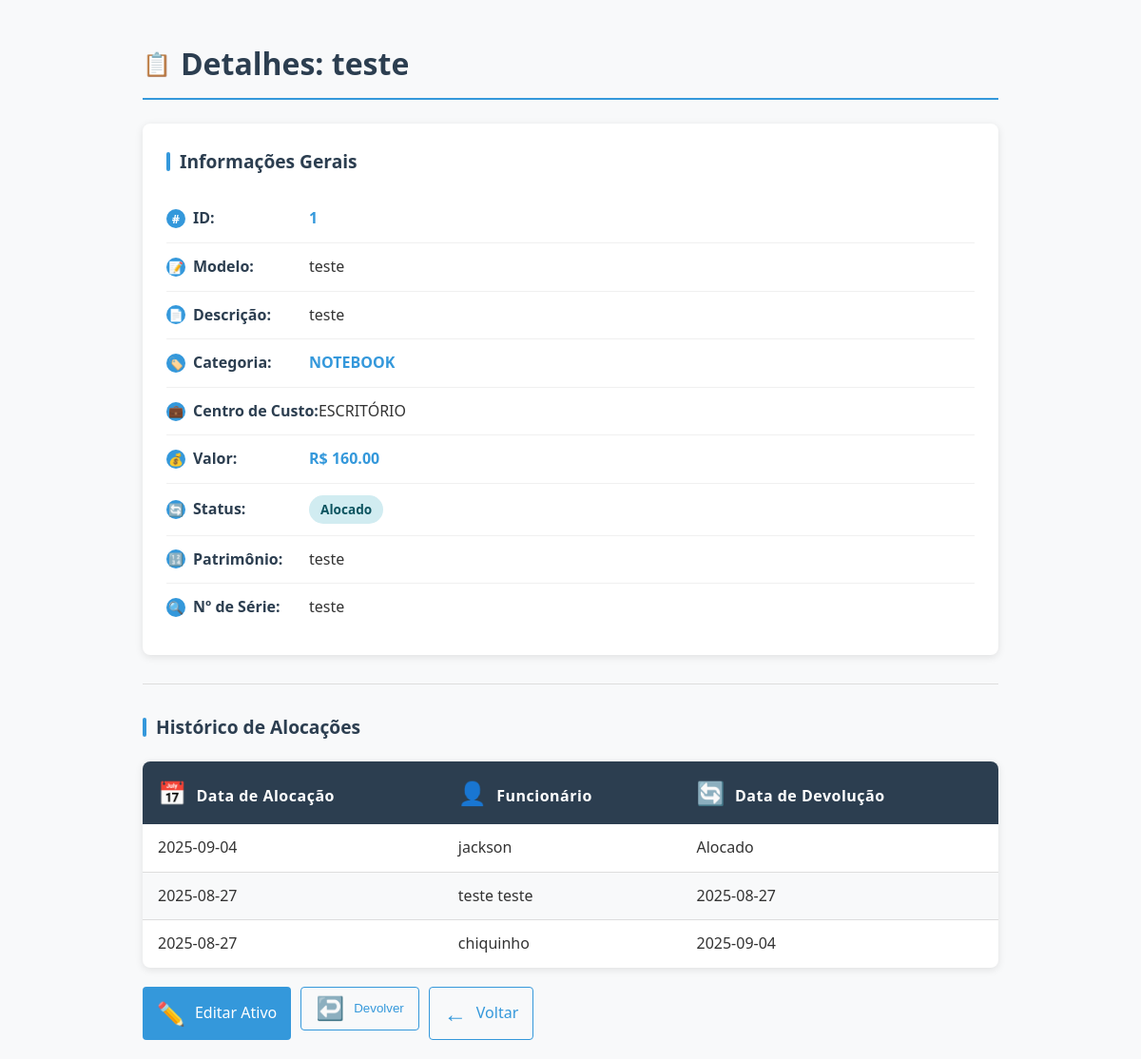
Screenshot of /ativo/1 (signed in) with the database file from the repository.
### tables this page shows
CREATE TABLE ativos (
                 id INTEGER PRIMARY KEY, nome TEXT NOT NULL, descricao TEXT, categoria_id INTEGER, 
                 centro_custo_id INTEGER, modelo TEXT, valor REAL, numero_serie TEXT, 
                 data_aquisicao DATE, status TEXT DEFAULT 'Disponivel', patrimonio TEXT, 
                 numero_chip TEXT, imei1 TEXT, imei2 TEXT,
                 FOREIGN KEY (categoria_id) REFERENCES categorias(id),
                 FOREIGN KEY (centro_custo_id) REFERENCES centros_custo(id));

CREATE TABLE categorias (id INTEGER PRIMARY KEY, nome TEXT NOT NULL UNIQUE);

CREATE TABLE centros_custo (id INTEGER PRIMARY KEY, nome TEXT NOT NULL UNIQUE);

CREATE TABLE historico_alocacoes (id INTEGER PRIMARY KEY, ativo_id INTEGER, funcionario_nome TEXT, data_alocacao DATE, data_devolucao DATE,
                 FOREIGN KEY (ativo_id) REFERENCES ativos(id));

### gestor_ativos_ti.py (the view)
@app.route('/ativo/<int:id>')
@login_required
def detalhes_ativo(id):
    ativo = db_query(
        """
        SELECT a.*, cat.nome as categoria, cc.nome as centro_custo
        FROM ativos a
        LEFT JOIN categorias cat ON a.categoria_id = cat.id
        LEFT JOIN centros_custo cc ON a.centro_custo_id = cc.id
        WHERE a.id = ?
        """,
        (id,),
        fetchone=True,
    )
    historico = db_query(
        "SELECT * FROM historico_alocacoes WHERE ativo_id = ? ORDER BY data_alocacao DESC",
        (id,),
    )
    alocacao = db_query(
        "SELECT * FROM alocacoes WHERE ativo_id = ?",
        (id,),
        fetchone=True,
    )
    return render_template('detalhes_ativo.html', ativo=ativo, historico=historico, alocacao=alocacao)

### gestor_ativos_ti.py (called while the page is built)
@login_manager.user_loader
def load_user(user_id):
    conn = sqlite3.connect('ativos_ti.db')
    c = conn.cursor()
    c.execute("SELECT id, nome FROM usuarios WHERE id = ?", (user_id,))
    user_data = c.fetchone()
    conn.close()
    if user_data:
        return User(id=user_data[0], nome=user_data[1])
    return None

def db_query(query, params=(), fetchone=False, commit=False):
    conn = sqlite3.connect('ativos_ti.db')
    conn.row_factory = sqlite3.Row
    c = conn.cursor()
    c.execute(query, params)
    result = c.fetchone() if fetchone else c.fetchall()
    if commit:
        conn.commit()
    conn.close()
    return result

### templates/detalhes_ativo.html (shortened to what this page needs)
<!DOCTYPE html>
<html>
<head>
</head>
<body>
    <h1><span class="icon">📋</span>Detalhes: {{ ativo.nome }}</h1>
    <div class="details">
        <div class="section-title">Informações Gerais</div>
        <div class="info-row">
            <div class="info-label">
                <span class="label-icon">#</span>ID:
            </div>
            <div class="info-value highlight-field">{{ ativo.id }}</div>
        </div>
        <div class="info-row">
            <div class="info-label">
                <span class="label-icon">📝</span>Modelo:
            </div>
            <div class="info-value">{{ ativo.modelo or 'N/A' }}</div>
        </div>
        <div class="info-row">
            <div class="info-label">
                <span class="label-icon">📄</span>Descrição:
            </div>
            <div class="info-value">{{ ativo.descricao or 'N/A' }}</div>
        </div>
        <div class="info-row">
            <div class="info-label">
                <span class="label-icon">🏷️</span>Categoria:
            </div>
            <div class="info-value highlight-field">{{ ativo.categoria }}</div>
        </div>
        <div class="info-row">
            <div class="info-label">
                <span class="label-icon">💼</span>Centro de Custo:
            </div>
            <div class="info-value">{{ ativo.centro_custo or 'N/A' }}</div>
        </div>
        <div class="info-row">
            <div class="info-label">
                <span class="label-icon">💰</span>Valor:
            </div>
            <div class="info-value highlight-field">R$ {{ "%.2f"|format(ativo.valor|float) if ativo.valor else 'N/A' }}</div>
        </div>
        <div class="info-row">
            <div class="info-label">
                <span class="label-icon">🔄</span>Status:
            </div>
            <div class="info-value">
                <span class="status-badge status-{{ ativo.status|lower|replace(' ', '-') }}">{{ ativo.status }}</span>
            </div>
        </div>
        <div class="info-row">
            <div class="info-label">
                <span class="label-icon">🔢</span>Patrimônio:
            </div>
            <div class="info-value">{{ ativo.patrimonio or 'N/A' }}</div>
        </div>
        <div class="info-row">
            <div class="info-label">
                <span class="label-icon">🔍</span>Nº de Série:
            </div>
            <div class="info-value">{{ ativo.numero_serie or 'N/A' }}</div>
        </div>
    </div>
    <hr>
    <div class="section-title">Histórico de Alocações</div>
    <table>
        <thead>
            <tr>
                <th><span class="icon">📅</span>Data de Alocação</th>
                <th><span class="icon">👤</span>Funcionário</th>
                <th><span class="icon">🔄</span>Data de Devolução</th>
            </tr>
        </thead>
        <tbody>
        {% for registro in historico %}
            <tr>
                <td>{{ registro.data_alocacao }}</td>
                <td>{{ registro.funcionario_nome }}</td>
                <td>{{ registro.data_devolucao or 'Alocado' }}</td>
            </tr>
        {% else %}
            <tr>
                <td colspan="3" class="empty-state">Nenhum histórico de alocação para este ativo.</td>
            </tr>
        {% endfor %}
        </tbody>
    </table>
    <div class="action-buttons">
        <a href="{{ url_for('editar_ativo', id=ativo.id) }}" class="action-button edit-button">
            <span class="icon">✏️</span>Editar Ativo
        </a>
        {% if ativo.status == 'Alocado' %}
        <form action="{{ url_for('devolver_ativo_rapido', id=ativo.id) }}" method="POST" style="display:inline;">
            <button type="submit" class="action-button back-button">
                <span class="icon">↩️</span>Devolver
            </button>
        </form>
        {% endif %}
        <a href="{{ url_for('index') }}" class="action-button back-button">
            <span class="icon">←</span>Voltar
        </a>
    </div>
</body>
</html>

### templates/detalhes_ativo.html (style rules this page uses)
:root { --primary-color: #2c3e50; --secondary-color: #3498db; --accent-color: #e74c3c; --light-bg: #f8f9fa; --border-color: #ddd; --hover-color: #e9ecef; --text-color: #333; --shadow: 0 2px 8px rgba(0, 0, 0, 0.1); --success-color: #28a745; --warning-color: #f39c12; --danger-color: #e74c3c; }
body { font-family: 'Segoe UI', Tahoma, Geneva, Verdana, sans-serif; background-color: var(--light-bg); color: var(--text-color); padding: 20px; line-height: 1.6; max-width: 900px; margin: 0 auto; }
h1 { color: var(--primary-color); margin-bottom: 25px; padding-bottom: 10px; border-bottom: 2px solid var(--secondary-color); display: flex; align-items: center; }
.icon { margin-right: 10px; font-size: 1.5rem; }
.details { background-color: white; border-radius: 8px; padding: 25px; margin-bottom: 30px; box-shadow: var(--shadow); animation: fadeIn 0.5s ease-in-out; }
.info-row { display: flex; align-items: center; padding: 12px 0; border-bottom: 1px solid #f0f0f0; transition: background-color 0.3s; }
.info-row:last-child { border-bottom: none; }
.info-label { font-weight: 600; color: var(--primary-color); min-width: 150px; display: flex; align-items: center; }
.info-value { flex: 1; }
.section-title { display: flex; align-items: center; margin-bottom: 20px; color: var(--primary-color); font-size: 1.2rem; font-weight: 600; }
.section-title::before { content: ''; display: inline-block; width: 4px; height: 20px; background-color: var(--secondary-color); margin-right: 10px; border-radius: 2px; }
hr { border: none; height: 1px; background-color: var(--border-color); margin: 30px 0; }
table { border-collapse: collapse; width: 100%; background-color: white; border-radius: 8px; overflow: hidden; box-shadow: var(--shadow); }
th { background-color: var(--primary-color); color: white; padding: 14px 16px; text-align: left; font-weight: 600; letter-spacing: 0.5px; }
td { border-bottom: 1px solid var(--border-color); padding: 12px 16px; vertical-align: middle; }
tr:nth-child(even) { background-color: var(--light-bg); }
tr:last-child td { border-bottom: none; }
.status-badge { display: inline-block; padding: 4px 12px; border-radius: 20px; font-size: 0.85rem; font-weight: 600; }
.status-alocado { background-color: #d1ecf1; color: #0c5460; }
.highlight-field { font-weight: 600; color: var(--secondary-color); }
.label-icon { width: 20px; height: 20px; display: inline-flex; align-items: center; justify-content: center; background-color: var(--secondary-color); color: white; border-radius: 50%; margin-right: 8px; font-size: 0.8rem; }
.action-buttons { display: flex; gap: 10px; margin-top: 20px; }
.action-button { padding: 8px 15px; border-radius: 4px; text-decoration: none; font-weight: 500; transition: all 0.3s; display: inline-flex; align-items: center; }
.edit-button { background-color: var(--secondary-color); color: white; }
.back-button { background-color: transparent; color: var(--secondary-color); border: 1px solid var(--secondary-color); }

### rows the page displays
ativos: nome "teste", id "1", modelo "teste", descricao "teste", valor "160.00", status "Alocado", patrimonio "teste", numero_serie "teste"
categorias: categoria "NOTEBOOK"
centros_custo: nome "ESCRITÓRIO"
historico_alocacoes: data_alocacao "2025-09-04", funcionario_nome "jackson", data_devolucao "Alocado"
historico_alocacoes: data_alocacao "2025-08-27", funcionario_nome "teste teste", data_devolucao "2025-08-27"
historico_alocacoes: data_alocacao "2025-08-27", funcionario_nome "chiquinho", data_devolucao "2025-09-04"
